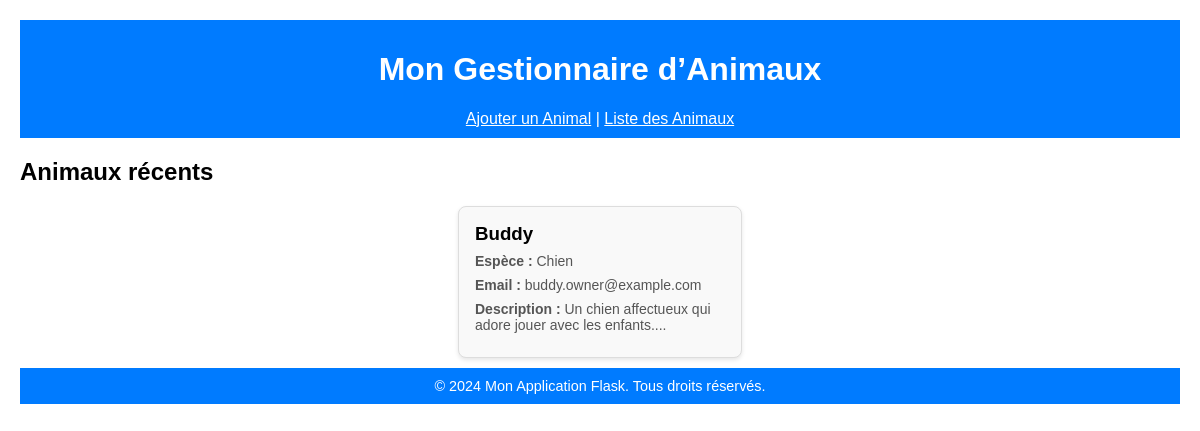
Before: / with the older database file.
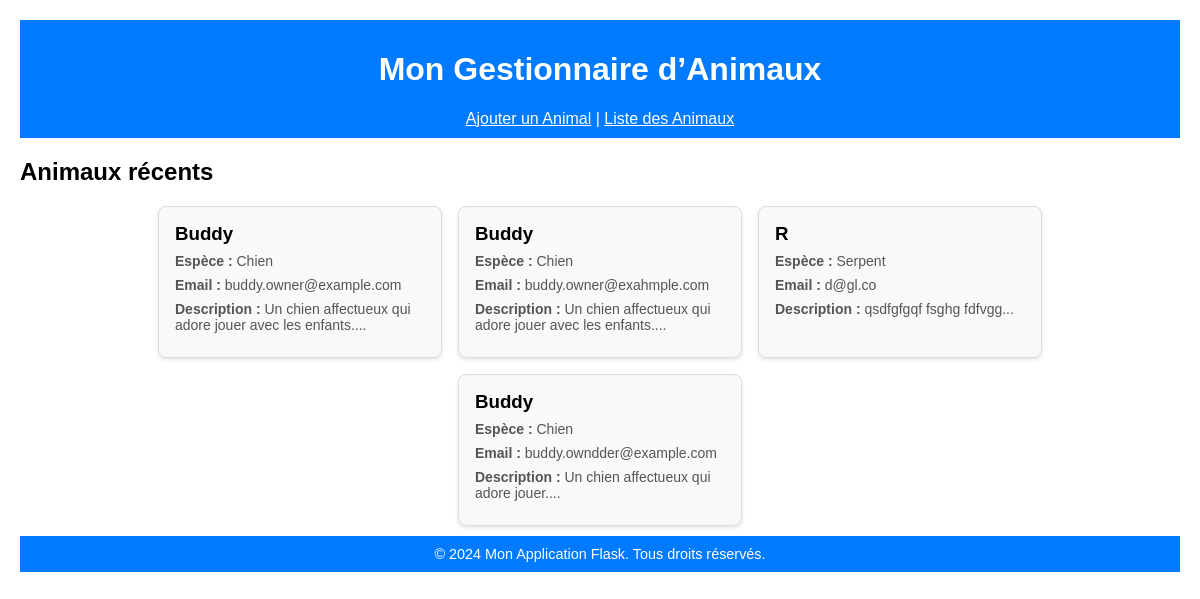
After: the same page with the newer database file.
### tables this page shows
CREATE TABLE animals (
    id INTEGER PRIMARY KEY AUTOINCREMENT,
    nom VARCHAR(25) NOT NULL,
    espece VARCHAR(25) NOT NULL,
    race VARCHAR(25) NOT NULL,
    age INTEGER NOT NULL,
    description VARCHAR(500) NOT NULL,
    email VARCHAR(80) UNIQUE NOT NULL,
    adresse VARCHAR(75) NOT NULL,
    ville VARCHAR(75) NOT NULL,
    code_postal VARCHAR(7) NOT NULL
);

### app/__init__.py (the view)
    @app.route('/')
    def home():
        try:
            page = request.args.get('page', 1, type=int)  # Par défaut : page 1
            per_page = request.args.get('per_page', 4, type=int)  # Par défaut : 4 éléments par page
            animals = Animals.get_paginated_animals(page=page, per_page=per_page)
            return render_template('index.html', animals=animals, page=page, per_page=per_page)
        except Exception as e:
            logging.error(f"Erreur dans la route principale : {e}")
            return render_template('error.html'), 500  # Page d'erreur

### app/database.py (called while the page is built)
    @staticmethod
    def get_connection():
        if 'db' not in g:
            g.db = sqlite3.connect(Database.DATABASE)
            g.db.row_factory = sqlite3.Row
        return g.db

    @staticmethod
    def close_connection():
        db = g.pop('db', None)
        if db is not None:
            db.close()

### app/models.py (called while the page is built)
    @staticmethod
    def get_paginated_animals(page, per_page):
        db = Database.get_connection()
        cursor = db.cursor()
        try:
            offset = (page - 1) * per_page  # Calcul du décalage
            cursor.execute("SELECT * FROM animals LIMIT ? OFFSET ?", (per_page, offset))
            rows = cursor.fetchall()
            return [dict(row) for row in rows]
        except Exception as e:
            logging.error(f"Erreur lors de la récupération des animaux paginés : {e}")
            return []
        finally:
            cursor.close()

### app/templates/index.html (shortened to what this page needs)
{% extends 'layout.html' %}
{% block content %}
<h2>Animaux récents</h2>
{% if animals %}
<div class="cards">
    {% for animal in animals %}
    <div class="card">
        <h3>{{ animal.nom }}</h3>
        <p><strong>Espèce :</strong> {{ animal.espece }}</p>
        <p><strong>Email :</strong> {{ animal.email }}</p>
        <p><strong>Description :</strong> {{ animal.description[:100] }}...</p>
    </div>
    {% endfor %}
</div>
{% else %}
<p>Aucun animal trouvé.</p>
{% endif %}
{% endblock %}

Changed rows visible on the page:
added animals: nom "Buddy", espece "Chien", email "buddy.owner@exahmple.com", description "Un chien affectueux qui adore jouer avec les enfants."
added animals: nom "R", espece "Serpent", email "d@gl.co", description "qsdfgfgqf fsghg fdfvgg"
added animals: nom "Buddy", espece "Chien", email "buddy.owndder@example.com", description "Un chien affectueux qui adore jouer."
